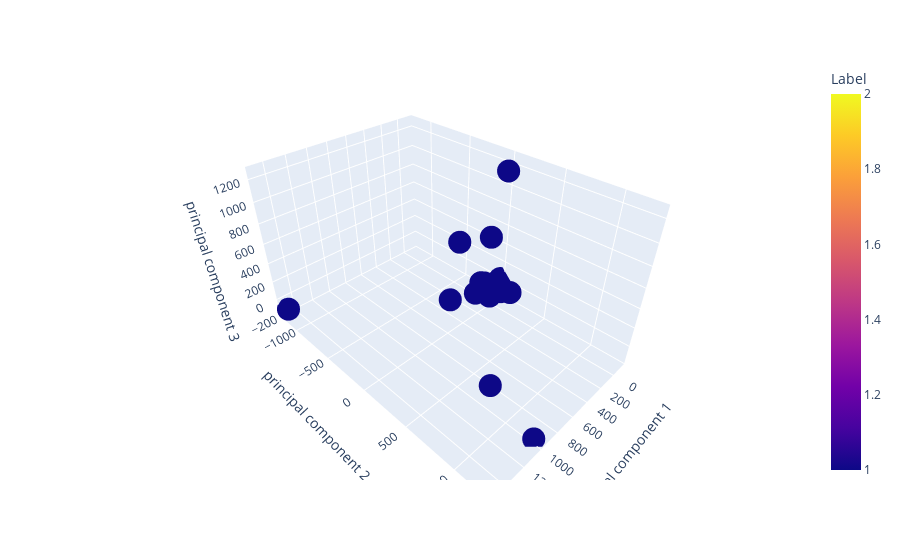

The cell this chart's notebook holds for it:
### Markdown cell above
Graph isnt going to be good

### Code cell
import plotly.express as px
fig = px.scatter_3d(plotData_df, x='principal component 1', y='principal component 2', z='principal component 3',
              color='Label')
fig.show()

### Figure 1 — Plotly figure (JSON) as saved in the notebook; plotly's stock layout.template omitted (floating-point values rounded to 4 significant figures; data arrays with more than 128 entries replaced by an {"elided": "..."} marker saying what was removed)
{"data": [{"hoverlabel": {"namelength": 0}, "hovertemplate": "principal component 1=%{x}<br>principal component 2=%{y}<br>principal component 3=%{z}<br>Label=%{marker.color}", "legendgroup": "", "marker": {"color": {"elided": "5087 int values"}, "coloraxis": "coloraxis", "symbol": "circle"}, "mode": "markers", "name": "", "scene": "scene", "showlegend": false, "type": "scatter3d", "x": {"elided": "5087 float values"}, "y": {"elided": "5087 float values"}, "z": {"elided": "5087 float values"}}], "layout": {"coloraxis": {"colorbar": {"title": {"text": "Label"}}, "colorscale": [[0, "#0d0887"], [0.1111, "#46039f"], [0.2222, "#7201a8"], [0.3333, "#9c179e"], [0.4444, "#bd3786"], [0.5556, "#d8576b"], [0.6667, "#ed7953"], [0.7778, "#fb9f3a"], [0.8889, "#fdca26"], [1, "#f0f921"]]}, "legend": {"tracegroupgap": 0}, "margin": {"t": 60}, "scene": {"domain": {"x": [0, 1], "y": [0, 1]}, "xaxis": {"title": {"text": "principal component 1"}}, "yaxis": {"title": {"text": "principal component 2"}}, "zaxis": {"title": {"text": "principal component 3"}}}}}
